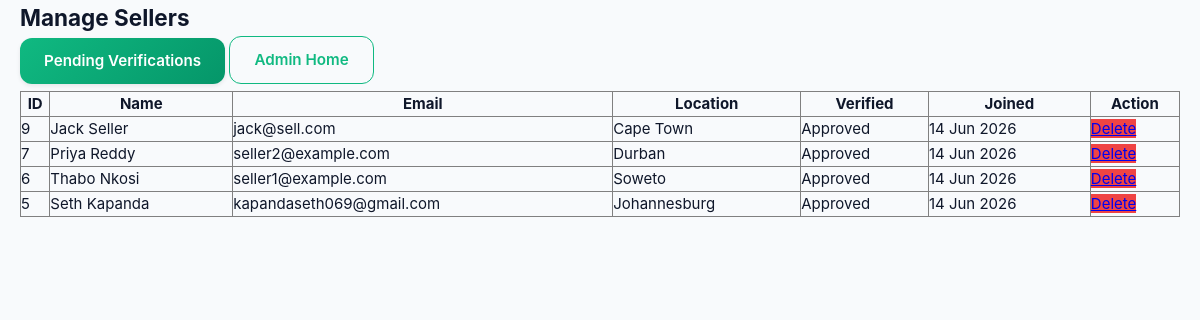
The app's page /manage_sellers.php (signed in), older data.
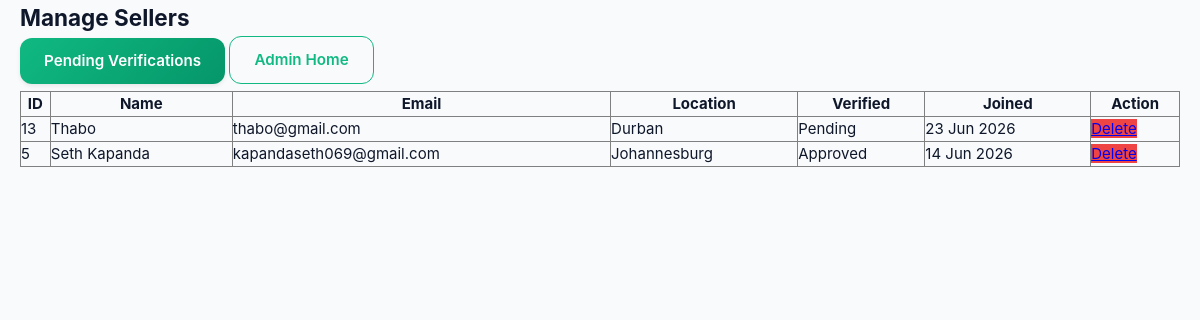
The same page, newer data.
### tables this page shows
CREATE TABLE `users` (
  `id` int(11) NOT NULL,
  `email` varchar(100) NOT NULL,
  `password` varchar(255) NOT NULL,
  `fullname` varchar(100) NOT NULL,
  `phone` varchar(20) DEFAULT NULL,
  `address` text DEFAULT NULL,
  `location` varchar(100) DEFAULT NULL,
  `is_seller` tinyint(1) DEFAULT 0,
  `is_admin` tinyint(1) DEFAULT 0,
  `verification_status` enum('pending','approved','rejected') DEFAULT 'pending',
  `id_document` varchar(255) DEFAULT NULL,
  `created_at` timestamp NOT NULL DEFAULT current_timestamp()
);

### manage_sellers.php (the view, shortened to what this page needs)
<?php
require '../config.php';
$sellers = $pdo->query("SELECT id, email, fullname, phone, location, verification_status, created_at FROM users WHERE is_seller = 1 ORDER BY id DESC")->fetchAll();
?>
<!DOCTYPE html>
<html>
<head><title>Manage Sellers</title><link rel="stylesheet" href="../assets/css/style.css"></head>
<body>
<div class="container">
    <h2>Manage Sellers</h2>
    <a href="verify_sellers.php" class="btn">Pending Verifications</a>
    <a href="index.php" class="btn-outline btn">Admin Home</a>
    <table border="1" cellpadding="8" style="width:100%; border-collapse:collapse;">
        <thead>
            <tr><th>ID</th><th>Name</th><th>Email</th><th>Location</th><th>Verified</th><th>Joined</th><th>Action</th></tr>
        </thead>
        <tbody>
            <?php foreach($sellers as $seller): ?>
            <tr>
                <td><?php echo $seller['id']; ?></td>
                <td><?php echo htmlspecialchars($seller['fullname']); ?></td>
                <td><?php echo htmlspecialchars($seller['email']); ?></td>
                <td><?php echo htmlspecialchars($seller['location']); ?></td>
                <td><?php echo ucfirst($seller['verification_status']); ?></td>
                <td><?php echo date('d M Y', strtotime($seller['created_at'])); ?></td>
                <td><a href="manage_sellers.php?delete=<?php echo $seller['id']; ?>" class="btn-danger" onclick="return confirm('Delete seller permanently?')">Delete</a></td>
            </tr>
            <?php endforeach; ?>
        </tbody>
    </table>
</div>
</body>
</html>

### style.css (style rules this page uses)
:root { --primary: #10b981; --primary-dark: #059669; --primary-light: #6ee7b7; --secondary: #1e293b; --secondary-light: #475569; --accent: #f59e0b; --accent-light: #fbbf24; --success: #10b981; --warning: #f59e0b; --danger: #ef4444; --bg-primary: #ffffff; --bg-secondary: #f8fafc; --bg-tertiary: #f1f5f9; --text-primary: #0f172a; --text-secondary: #64748b; --text-tertiary: #94a3b8; --border: #e2e8f0; --shadow-xs: 0 1px 2px rgba(0, 0, 0, 0.04); --shadow-sm: 0 2px 4px rgba(0, 0, 0, 0.08); --shadow-md: 0 4px 12px rgba(0, 0, 0, 0.12); --shadow-lg: 0 12px 24px rgba(0, 0, 0, 0.15); --shadow-xl: 0 20px 40px rgba(0, 0, 0, 0.2); --radius-sm: 6px; --radius-md: 12px; --radius-lg: 16px; --radius-xl: 20px; --transition: 0.3s cubic-bezier(0.4, 0, 0.2, 1); }
* { margin: 0; padding: 0; box-sizing: border-box; }
html { scroll-behavior: smooth; }
body { font-family: -apple-system, BlinkMacSystemFont, 'Segoe UI', 'Roboto', 'Oxygen', 'Ubuntu', 'Cantarell', sans-serif; background: var(--bg-secondary); color: var(--text-primary); line-height: 1.6; font-size: 15px; font-weight: 400; -webkit-font-smoothing: antialiased; -moz-osx-font-smoothing: grayscale; }
.container { max-width: 1280px; margin: 0 auto; padding: 0 20px; }
.btn { display: inline-block; background: linear-gradient(135deg, var(--primary) 0%, var(--primary-dark) 100%); color: white; padding: 11px 24px; border: none; border-radius: var(--radius-md); cursor: pointer; font-weight: 600; text-decoration: none; transition: all var(--transition); font-size: 0.95rem; box-shadow: var(--shadow-sm); position: relative; overflow: hidden; }
.btn::before { content: ''; position: absolute; top: 0; left: -100%; width: 100%; height: 100%; background: rgba(255, 255, 255, 0.2); transition: left var(--transition); }
.btn-outline { background: transparent; border: 1.5px solid var(--primary); color: var(--primary); box-shadow: none; }
.btn-outline::before { background: var(--primary); }
.btn-danger { background: var(--danger); }

Row changes from the older to the newer data that the page shows:
removed users: id "9", fullname "Jack Seller", email "jack@sell.com", location "Cape Town", verification_status "Approved", created_at "14 Jun 2026"
removed users: id "7", fullname "Priya Reddy", email "seller2@example.com", location "Durban", verification_status "Approved", created_at "14 Jun 2026"
removed users: id "6", fullname "Thabo Nkosi", email "seller1@example.com", location "Soweto", verification_status "Approved", created_at "14 Jun 2026"
added users: id "13", fullname "Thabo", email "thabo@gmail.com", location "Durban", verification_status "Pending", created_at "23 Jun 2026"
